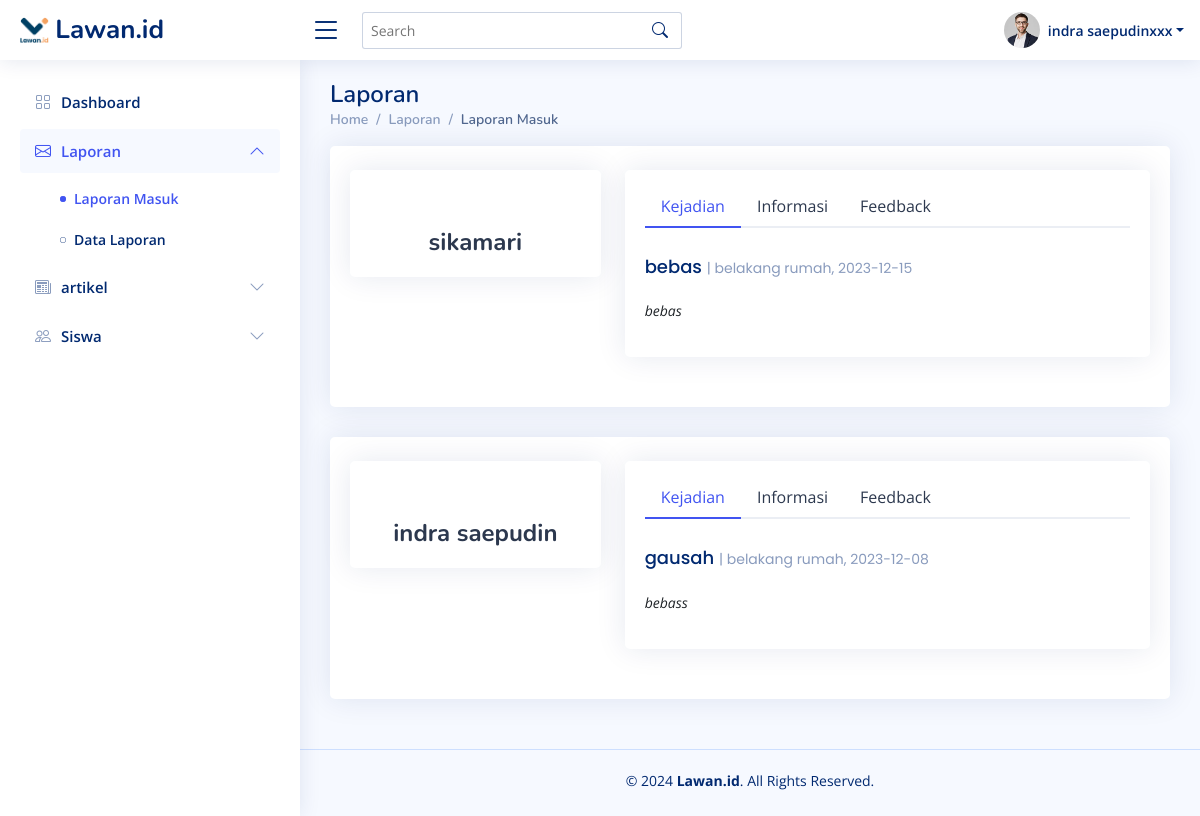
Before: /admin/laporanmasuk.php (signed in) with the older database file.
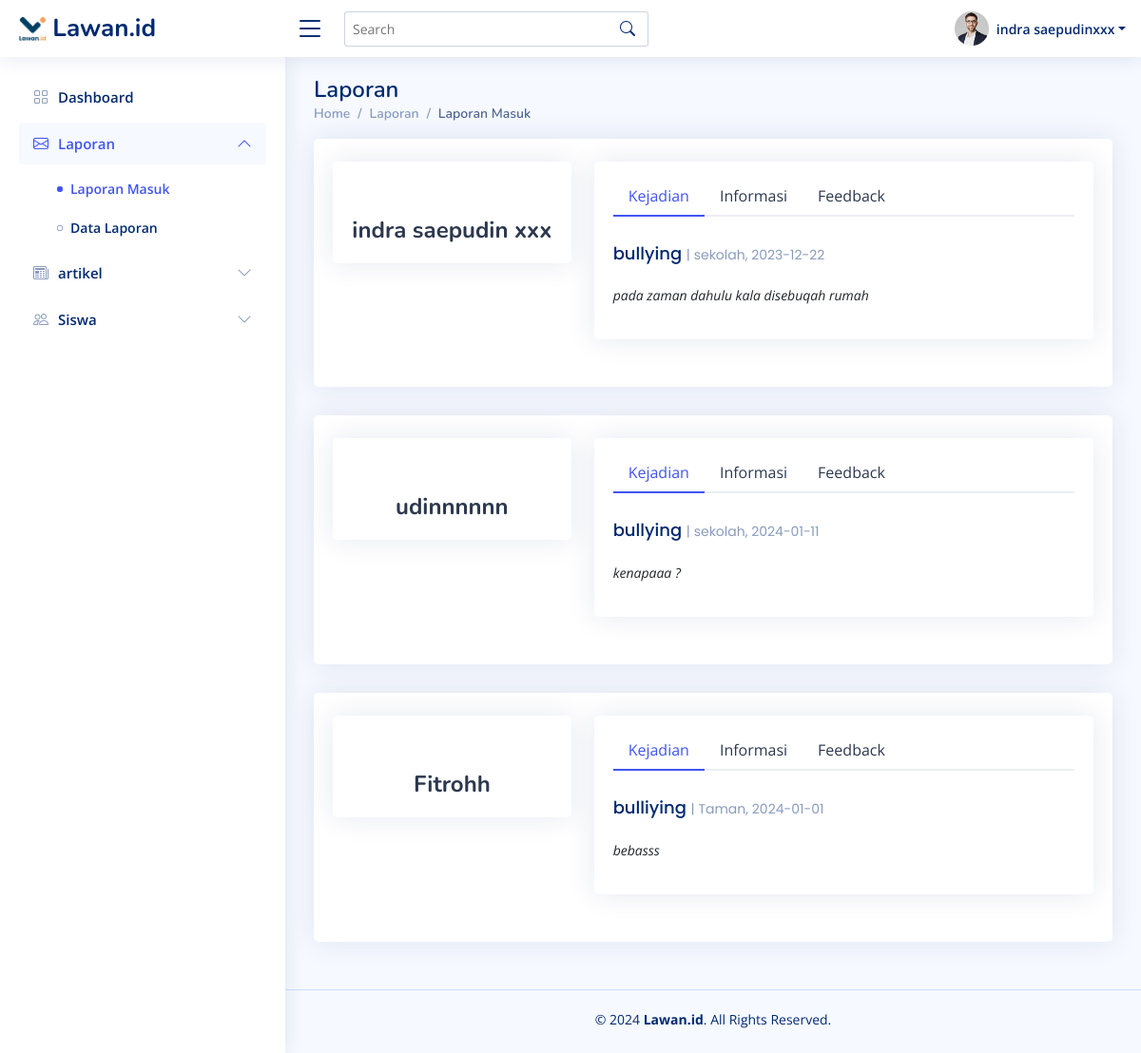
After: the same page with the newer database file.
### tables this page shows
CREATE TABLE `laporan` (
  `id_laporan` int(11) NOT NULL,
  `judul` varchar(100) NOT NULL,
  `foto` varchar(30) NOT NULL,
  `lokasi_kejadian` varchar(200) NOT NULL,
  `tanggal_kejadian` varchar(50) NOT NULL,
  `deskripsi` varchar(550) NOT NULL,
  `bukti_kejadian` varchar(200) NOT NULL,
  `nisn` char(11) NOT NULL,
  `id_status` int(11) NOT NULL,
  `created_at` timestamp NULL DEFAULT current_timestamp()
);

CREATE TABLE `siswa` (
  `nisn` char(16) NOT NULL,
  `foto` varchar(200) NOT NULL,
  `password` varchar(15) NOT NULL,
  `nama` varchar(35) NOT NULL,
  `kelas` varchar(35) NOT NULL,
  `jurusan` varchar(35) NOT NULL,
  `jenis_kelamin` varchar(35) NOT NULL,
  `no_hp` varchar(35) NOT NULL,
  `alamat` varchar(35) NOT NULL
);

### process/laporanmasuk.php (the view, shortened to what this page needs)
<?php
$terkirim = $conn->query("SELECT * FROM laporan, siswa, status_laporan WHERE status_laporan.status='terkirim' AND status_laporan.id_status=laporan.id_status AND laporan.nisn=siswa.nisn");
while ($perlaporan = $terkirim->fetch_assoc()) { ?>
  <section class="section profile">
    <div class="card">
      <div class="card-body pt-4">
        <div class="row">
          <div class="col-xl-4">
            <div class="card">
              <div class="card-body profile-card pt-4 d-flex flex-column align-items-center">
                <h2><?= $perlaporan['nama']; ?></h2>
              </div>
            </div>
          </div>
          <div class="col-xl-8">
            <div class="card">
              <div class="card-body pt-3">
                <ul class="nav nav-tabs nav-tabs-bordered">
                  <li class="nav-item">
                    <button class="nav-link active" data-bs-toggle="tab" data-bs-target="#profile-overview-<?= $perlaporan['id_laporan'] ?>">Kejadian</button>
                  </li>
                  <li class="nav-item">
                    <button class="nav-link" data-bs-toggle="tab" data-bs-target="#profile-edit-<?= $perlaporan['id_laporan'] ?>">Informasi</button>
                  </li>
                  <li class="nav-item">
                    <button class="nav-link" data-bs-toggle="tab" data-bs-target="#profile-change-password-<?= $perlaporan['id_laporan'] ?>">Feedback</button>
                  </li>
                </ul>
                <div class="tab-content pt-2">
                  <div class="tab-pane fade show active profile-overview-<?= $perlaporan['id_laporan'] ?>" id="profile-overview-<?= $perlaporan['id_laporan'] ?>">
                    <h5 class="card-title"><?= $perlaporan['judul']; ?> <span class=""> | <?= $perlaporan['lokasi_kejadian'] ?>, <?= $perlaporan['tanggal_kejadian'] ?></span></h5>
                    <p class="small fst-italic"><?= $perlaporan['deskripsi']; ?></p>
                  </div>
                </div>
              </div>
            </div>
          </div>
        </div>
      </div>
    </div>
  </section>
<?php } ?>

### admin/laporanmasuk.php (shortened to what this page needs)
<?php
include 'conn.php';
?>
<!DOCTYPE html>
<html lang="en">
<head>
  <link href="../template/NiceAdmin/assets/vendor/bootstrap/css/bootstrap.min.css" rel="stylesheet">
  <link href="../template/NiceAdmin/assets/vendor/bootstrap-icons/bootstrap-icons.css" rel="stylesheet">
  <link href="../template/NiceAdmin/assets/vendor/boxicons/css/boxicons.min.css" rel="stylesheet">
  <link href="../template/NiceAdmin/assets/vendor/quill/quill.snow.css" rel="stylesheet">
  <link href="../template/NiceAdmin/assets/vendor/quill/quill.bubble.css" rel="stylesheet">
  <link href="../template/NiceAdmin/assets/vendor/remixicon/remixicon.css" rel="stylesheet">
  <link href="../template/NiceAdmin/assets/vendor/simple-datatables/style.css" rel="stylesheet">
  <link href="../template/NiceAdmin/assets/css/style.css" rel="stylesheet">
  <link rel="stylesheet" href="https://cdn.jsdelivr.net/npm/sweetalert2@10">
</head>
<body>
  <header id="header" class="header fixed-top d-flex align-items-center">
    <div class="d-flex align-items-center justify-content-between">
      <a href="dashboard.php" class="logo d-flex align-items-center">
        <img src="../assets/img/terapan/logo-large.png" alt="">
        <span class="d-none d-lg-block"> Lawan.id</span>
      </a>
      <i class="bi bi-list toggle-sidebar-btn"></i>
    </div>
    <div class="search-bar">
      <form class="search-form d-flex align-items-center" method="POST" action="#">
        <input type="text" name="query" placeholder="Search" title="Enter search keyword">
        <button type="submit" title="Search"><i class="bi bi-search"></i></button>
      </form>
    </div>
    <nav class="header-nav ms-auto">
      <ul class="d-flex align-items-center">
        <li class="nav-item dropdown pe-3">
          <a class="nav-link nav-profile d-flex align-items-center pe-0" href="#" data-bs-toggle="dropdown">
            <img src="../template/NiceAdmin/assets/img/profile-img.jpg" alt="Profile" class="rounded-circle">
            <span class="d-none d-md-block dropdown-toggle ps-2"> <?php echo $_SESSION['nisn']['nama']; ?></span>
          </a>
        </li>
      </ul>
    </nav>
  </header>
  <aside id="sidebar" class="sidebar">
    <ul class="sidebar-nav" id="sidebar-nav">
      <li class="nav-item">
        <a class="nav-link collapsed" href="dashboard.php">
          <i class="bi bi-grid"></i>
          <span>Dashboard</span>
        </a>
      </li>
      <li class="nav-item">
        <a class="nav-link" data-bs-target="#laporan-nav" data-bs-toggle="collapse" href="#">
          <i class="bi bi-envelope"></i><span>Laporan</span><i class="bi bi-chevron-down ms-auto"></i>
        </a>
        <ul id="laporan-nav" class="nav-content" data-bs-parent="#sidebar-nav">
          <li>
            <a href="laporanmasuk.php" class="active">
              <i class="bi bi-circle"></i><span>Laporan Masuk</span>
            </a>
          </li>
          <li>
            <a href="datalaporan.php">
              <i class="bi bi-circle"></i><span>Data Laporan</span>
            </a>
          </li>
        </ul>
      </li>
      <li class="nav-item">
        <a class="nav-link collapsed" data-bs-target="#artikel-nav" data-bs-toggle="collapse" href="#">
          <i class="bi bi-newspaper"></i><span>artikel</span><i class="bi bi-chevron-down ms-auto"></i>
        </a>
      </li>
      <li class="nav-item">
        <a class="nav-link collapsed" data-bs-target="#forms-nav" data-bs-toggle="collapse" href="#">
          <i class="bi bi-people"></i><span>Siswa</span><i class="bi bi-chevron-down ms-auto"></i>
        </a>
      </li>
    </ul>
  </aside>
  <main id="main" class="main">
    <div class="pagetitle">
      <h1>Laporan</h1>
      <nav>
        <ol class="breadcrumb">
          <li class="breadcrumb-item">Home</li>
          <li class="breadcrumb-item">Laporan</li>
          <li class="breadcrumb-item active">Laporan Masuk</li>
        </ol>
      </nav>
    </div>
    <section class="section dashboard">
      <div class="row">
        <?php include '../process/laporanmasuk.php' ?>
      </div>
    </section>
  </main>
  <footer id="footer" class="footer">
    <div class="copyright">
      &copy; <?php echo date('Y'); ?> <strong>Lawan.id</strong>. All Rights Reserved.
    </div>
    <div class="credits">
    </div>
  </footer>
</body>
</html>

### template/NiceAdmin/assets/css/style.css (style rules this page uses)
:root { scroll-behavior: smooth; }
body { font-family: "Open Sans", sans-serif; background: #f6f9ff; color: #444444; }
a { color: #4154f1; text-decoration: none; }
h1, h2, h3, h4, h5, h6 { font-family: "Nunito", sans-serif; }
#main { margin-top: 60px; padding: 20px 30px; transition: all 0.3s; }
.pagetitle { margin-bottom: 10px; }
.pagetitle h1 { font-size: 24px; margin-bottom: 0; font-weight: 600; color: #012970; }
.card { margin-bottom: 30px; border: none; border-radius: 5px; box-shadow: 0px 0 30px rgba(1, 41, 112, 0.1); }
.card-title { padding: 20px 0 15px 0; font-size: 18px; font-weight: 500; color: #012970; font-family: "Poppins", sans-serif; }
.card-title span { color: #899bbd; font-size: 14px; font-weight: 400; }
.card-body { padding: 0 20px 20px 20px; }
.breadcrumb { font-size: 14px; font-family: "Nunito", sans-serif; color: #899bbd; font-weight: 600; }
.breadcrumb .breadcrumb-item::before { color: #899bbd; }
.breadcrumb .active { color: #51678f; font-weight: 600; }
.nav-tabs-bordered { border-bottom: 2px solid #ebeef4; }
.nav-tabs-bordered .nav-link { margin-bottom: -2px; border: none; color: #2c384e; }
.nav-tabs-bordered .nav-link.active { background-color: #fff; color: #4154f1; border-bottom: 2px solid #4154f1; }
.logo { line-height: 1; }
@media (min-width: 1200px) { .logo { width: 280px; } }
.logo img { max-height: 26px; margin-right: 6px; }
.logo span { font-size: 26px; font-weight: 700; color: #012970; font-family: "Nunito", sans-serif; }
.header { transition: all 0.5s; z-index: 997; height: 60px; box-shadow: 0px 2px 20px rgba(1, 41, 112, 0.1); background-color: #fff; padding-left: 20px; }
.header .toggle-sidebar-btn { font-size: 32px; padding-left: 10px; cursor: pointer; color: #012970; }
.header .search-bar { min-width: 360px; padding: 0 20px; }
.header .search-form { width: 100%; }
.header .search-form input { border: 0; font-size: 14px; color: #012970; border: 1px solid rgba(1, 41, 112, 0.2); padding: 7px 38px 7px 8px; border-radius: 3px; transition: 0.3s; width: 100%; }
.header .search-form button { border: 0; padding: 0; margin-left: -30px; background: none; }
.header .search-form button i { color: #012970; }
.header-nav ul { list-style: none; }
.header-nav>ul { margin: 0; padding: 0; }
.header-nav .nav-profile { color: #012970; }
.header-nav .nav-profile img { max-height: 36px; }
.header-nav .nav-profile span { font-size: 14px; font-weight: 600; }
.sidebar { position: fixed; top: 60px; left: 0; bottom: 0; width: 300px; z-index: 996; transition: all 0.3s; padding: 20px; overflow-y: auto; scrollbar-width: thin; scrollbar-color: #aab7cf transparent; box-shadow: 0px 0px 20px rgba(1, 41, 112, 0.1); background-color: #fff; }
@media (min-width: 1200px) { #main, #footer { margin-left: 300px; } }
.sidebar-nav { padding: 0; margin: 0; list-style: none; }
.sidebar-nav li { padding: 0; margin: 0; list-style: none; }
.sidebar-nav .nav-item { margin-bottom: 5px; }
.sidebar-nav .nav-link { display: flex; align-items: center; font-size: 15px; font-weight: 600; color: #4154f1; transition: 0.3; background: #f6f9ff; padding: 10px 15px; border-radius: 4px; }
.sidebar-nav .nav-link i { font-size: 16px; margin-right: 10px; color: #4154f1; }
.sidebar-nav .nav-link.collapsed { color: #012970; background: #fff; }
.sidebar-nav .nav-link.collapsed i { color: #899bbd; }
.sidebar-nav .nav-link .bi-chevron-down { margin-right: 0; transition: transform 0.2s ease-in-out; }
.sidebar-nav .nav-link:not(.collapsed) .bi-chevron-down { transform: rotate(180deg); }
.sidebar-nav .nav-content { padding: 5px 0 0 0; margin: 0; list-style: none; }
.sidebar-nav .nav-content a { display: flex; align-items: center; font-size: 14px; font-weight: 600; color: #012970; transition: 0.3; padding: 10px 0 10px 40px; transition: 0.3s; }
.sidebar-nav .nav-content a i { font-size: 6px; margin-right: 8px; line-height: 0; border-radius: 50%; }
.sidebar-nav .nav-content a:hover, .sidebar-nav .nav-content a.active { color: #4154f1; }
.sidebar-nav .nav-content a.active i { background-color: #4154f1; }
.profile .profile-card h2 { font-size: 24px; font-weight: 700; color: #2c384e; margin: 10px 0 0 0; }
.footer { padding: 20px 0; font-size: 14px; transition: all 0.3s; border-top: 1px solid #cddfff; }
.footer .copyright { text-align: center; color: #012970; }
.footer .credits { padding-top: 5px; text-align: center; font-size: 13px; color: #012970; }

Changed rows visible on the page:
removed laporan: siswa.nama "sikamari", judul "bebas", lokasi_kejadian "belakang rumah", tanggal_kejadian "2023-12-15", deskripsi "bebas"
removed laporan: siswa.nama "indra saepudin", judul "gausah", lokasi_kejadian "belakang rumah", tanggal_kejadian "2023-12-08", deskripsi "bebass"
added laporan: siswa.nama "indra saepudin xxx", judul "bullying", lokasi_kejadian "sekolah", tanggal_kejadian "2023-12-22", deskripsi "pada zaman dahulu kala disebuqah rumah"
added laporan: siswa.nama "udinnnnnn", judul "bullying", lokasi_kejadian "sekolah", tanggal_kejadian "2024-01-11", deskripsi "kenapaaa ?"
added laporan: siswa.nama "Fitrohh", judul "bulliying", lokasi_kejadian "Taman", tanggal_kejadian "2024-01-01", deskripsi "bebasss"
